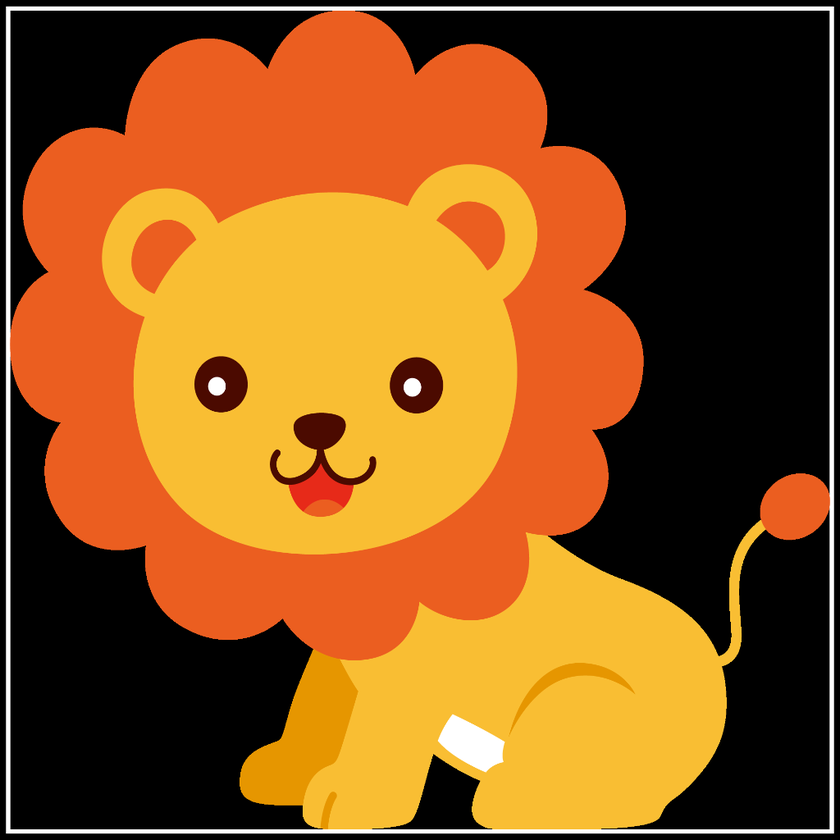
#> input picture HW25/HW25_2/lion.png, 840 x 840 px, shrunk from 1024 x 1024 before the run
$ python lion.py
#> lines starting #> are read from the running program, lines starting #| are printed output that depends on the picture
import cv2
import numpy as np

img    = cv2.imread("lion.png" , 0)
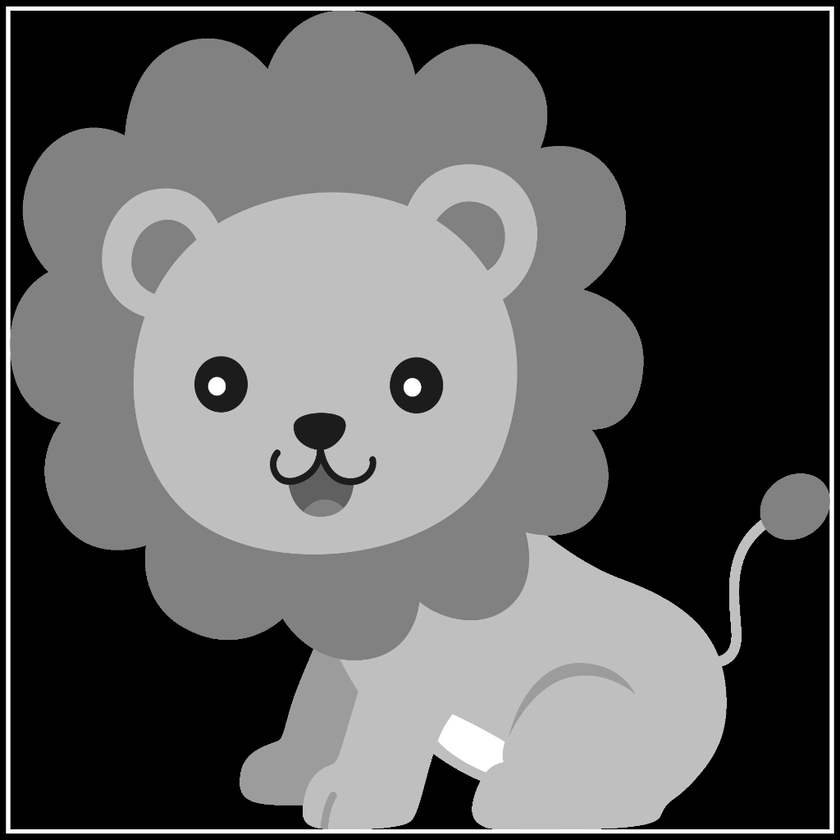
#> img: shape (840, 840); min 0, max 255, mean 95.7
result = np.zeros(img.shape)
mask   = np.array([[0 , -1 , 0],
                  [-1 , 4 , -1],
                  [0 , -1 ,0]] )

rows , cols = img.shape
#> rows = 840; cols = 840

for i in range(1,rows-1):
    for j in range(1,cols-1):
        small_img = img[i-1:i+2 , j-1:j+2]
        result[i ,j] = np.sum (small_img * mask)
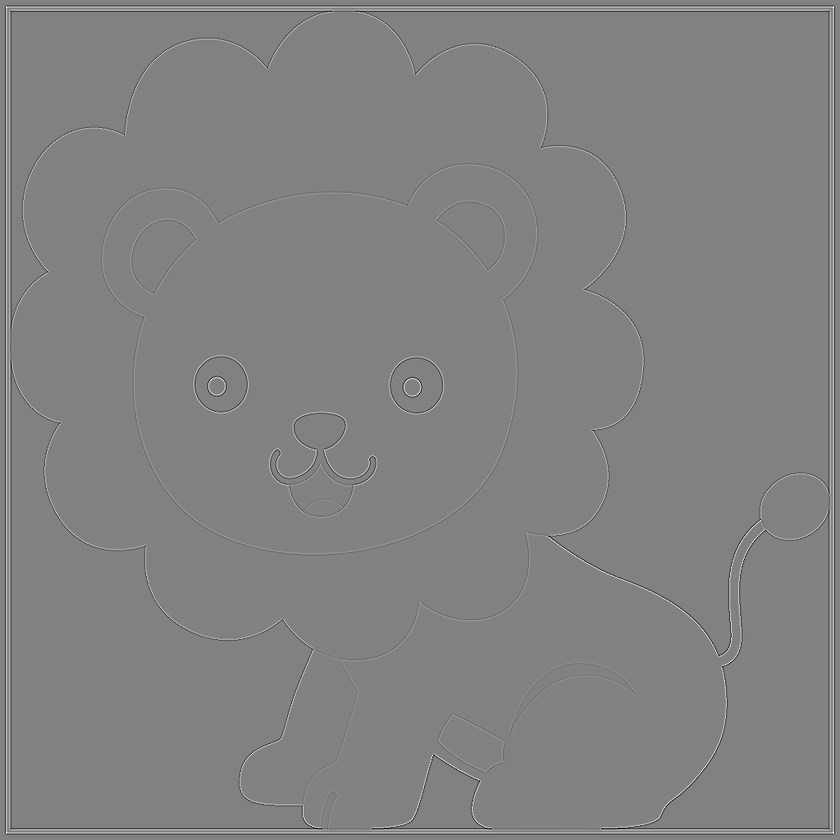
#> result: shape (840, 840) float64; min -367, max 355, mean 0; drawn with min black and max white


cv2.imwrite("result.jpg" , result)
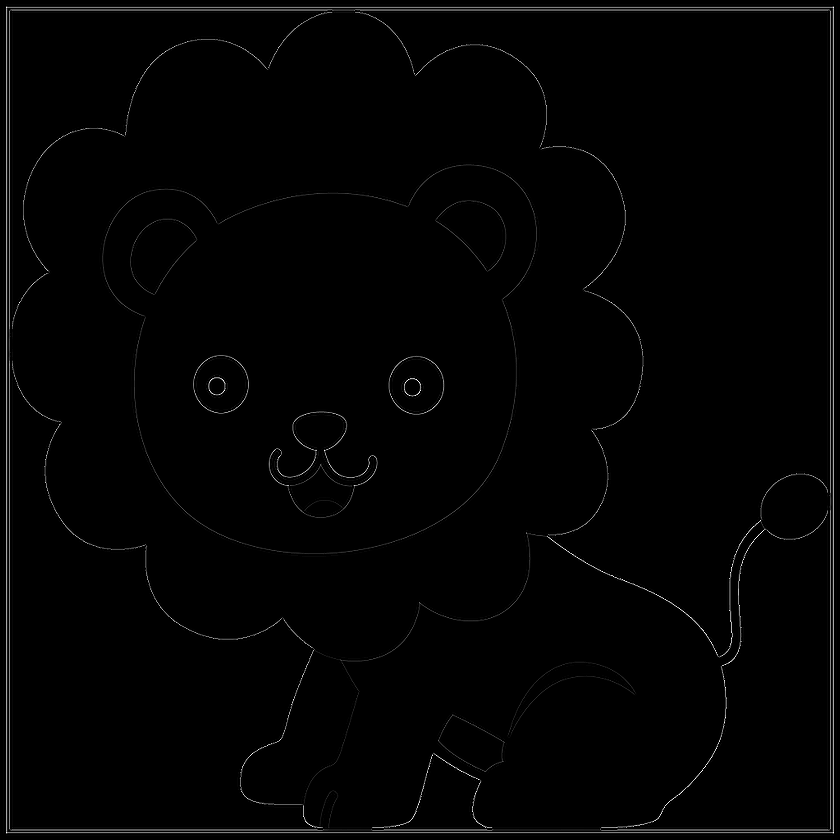
#> saved as result.jpg: shape (840, 840); min 0, max 255, mean 2.7
